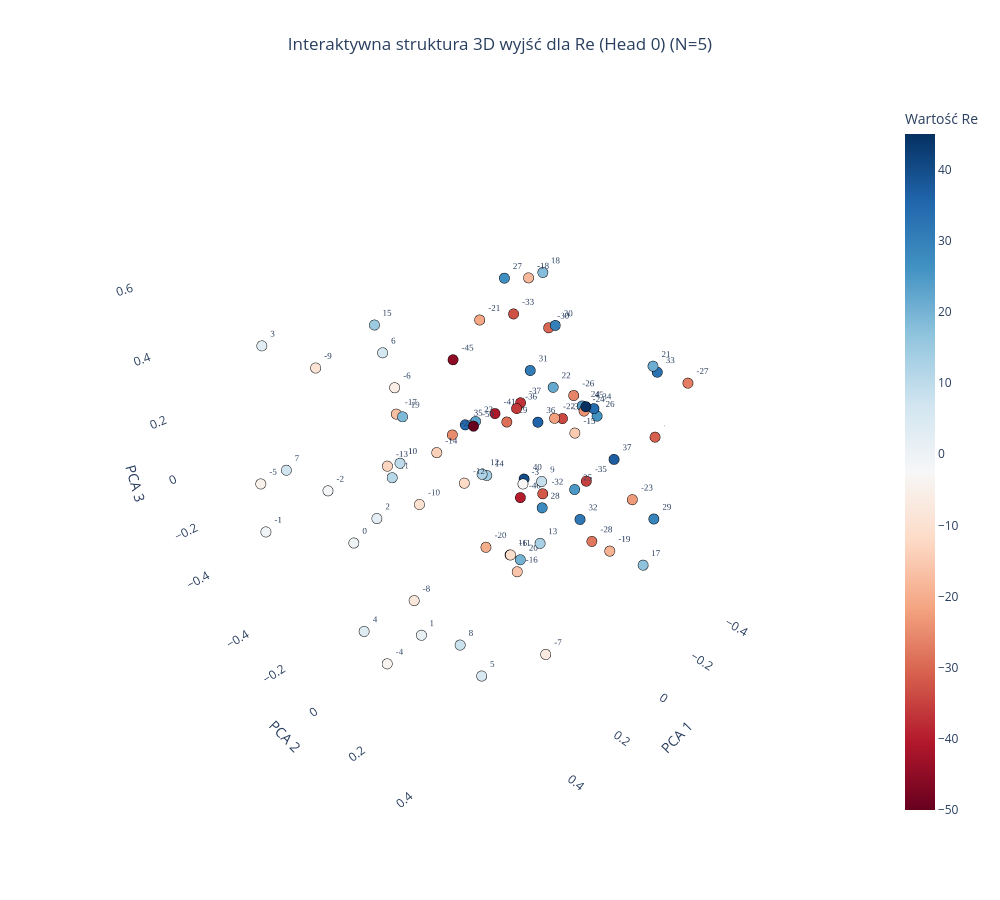
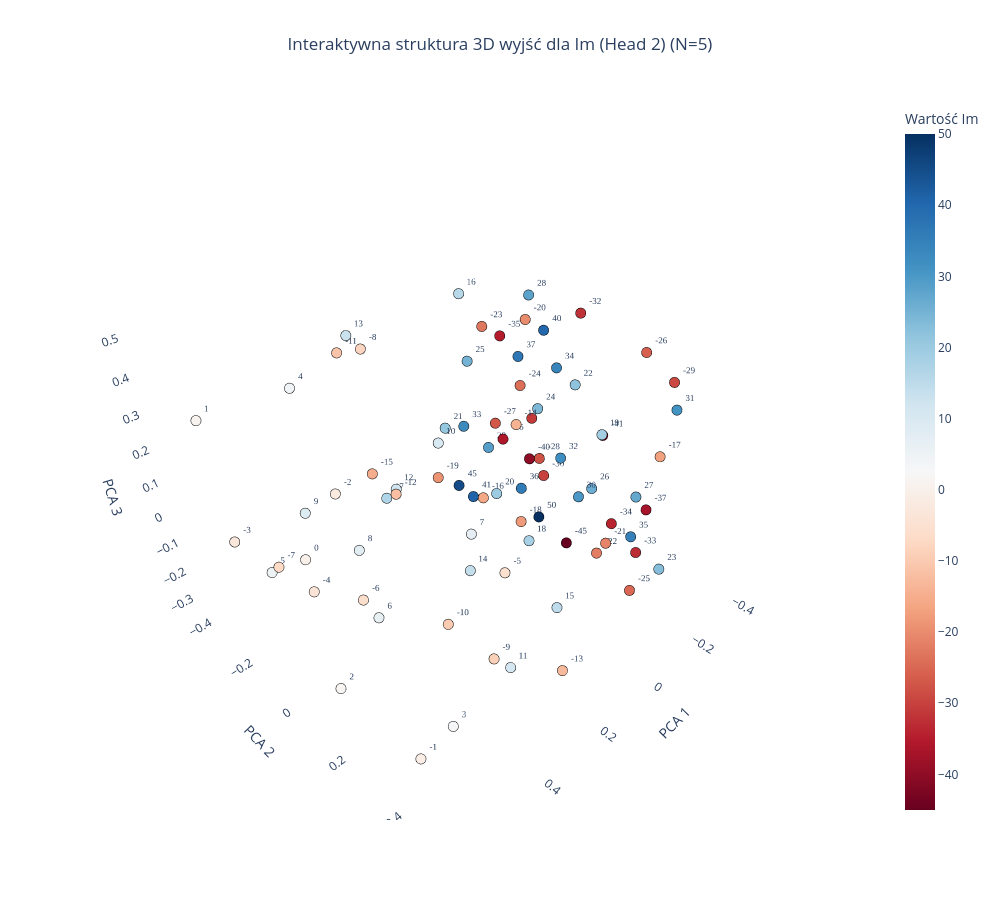

Notebook code for these charts, in order:
### Code cell
plot_output_head_plotly_3d(model, N=N, head_idx=0)

plot_output_head_plotly_3d(model, N=N, head_idx=2)

### Figure 1 — Plotly figure (JSON) as saved in the notebook; plotly's stock layout.template omitted (floating-point values rounded to 4 significant figures)
{"data": [{"hoverinfo": "text", "hovertext": ["Token ID: 0<br>Wartość algebraiczna: -50", "Token ID: 5<br>Wartość algebraiczna: -45", "Token ID: 9<br>Wartość algebraiczna: -41", "Token ID: 10<br>Wartość algebraiczna: -40", "Token ID: 13<br>Wartość algebraiczna: -37", "Token ID: 14<br>Wartość algebraiczna: -36", "Token ID: 15<br>Wartość algebraiczna: -35", "Token ID: 16<br>Wartość algebraiczna: -34", "Token ID: 17<br>Wartość algebraiczna: -33", "Token ID: 18<br>Wartość algebraiczna: -32", "Token ID: 19<br>Wartość algebraiczna: -31", "Token ID: 20<br>Wartość algebraiczna: -30", "Token ID: 21<br>Wartość algebraiczna: -29", "Token ID: 22<br>Wartość algebraiczna: -28", "Token ID: 23<br>Wartość algebraiczna: -27", "Token ID: 24<br>Wartość algebraiczna: -26", "Token ID: 25<br>Wartość algebraiczna: -25", "Token ID: 26<br>Wartość algebraiczna: -24", "Token ID: 27<br>Wartość algebraiczna: -23", "Token ID: 28<br>Wartość algebraiczna: -22", "Token ID: 29<br>Wartość algebraiczna: -21", "Token ID: 30<br>Wartość algebraiczna: -20", "Token ID: 31<br>Wartość algebraiczna: -19", "Token ID: 32<br>Wartość algebraiczna: -18", "Token ID: 33<br>Wartość algebraiczna: -17", "Token ID: 34<br>Wartość algebraiczna: -16", "Token ID: 35<br>Wartość algebraiczna: -15", "Token ID: 36<br>Wartość algebraiczna: -14", "Token ID: 37<br>Wartość algebraiczna: -13", "Token ID: 38<br>Wartość algebraiczna: -12", "Token ID: 39<br>Wartość algebraiczna: -11", "Token ID: 40<br>Wartość algebraiczna: -10", "Token ID: 41<br>Wartość algebraiczna: -9", "Token ID: 42<br>Wartość algebraiczna: -8", "Token ID: 43<br>Wartość algebraiczna: -7", "Token ID: 44<br>Wartość algebraiczna: -6", "Token ID: 45<br>Wartość algebraiczna: -5", "Token ID: 46<br>Wartość algebraiczna: -4", "Token ID: 47<br>Wartość algebraiczna: -3", "Token ID: 48<br>Wartość algebraiczna: -2", "Token ID: 49<br>Wartość algebraiczna: -1", "Token ID: 50<br>Wartość algebraiczna: 0", "Token ID: 51<br>Wartość algebraiczna: 1", "Token ID: 52<br>Wartość algebraiczna: 2", "Token ID: 53<br>Wartość algebraiczna: 3", "Token ID: 54<br>Wartość algebraiczna: 4", "Token ID: 55<br>Wartość algebraiczna: 5", "Token ID: 56<br>Wartość algebraiczna: 6", "Token ID: 57<br>Wartość algebraiczna: 7", "Token ID: 58<br>Wartość algebraiczna: 8", "Token ID: 59<br>Wartość algebraiczna: 9", "Token ID: 60<br>Wartość algebraiczna: 10", "Token ID: 61<br>Wartość algebraiczna: 11", "Token ID: 62<br>Wartość algebraiczna: 12", "Token ID: 63<br>Wartość algebraiczna: 13", "Token ID: 64<br>Wartość algebraiczna: 14", "Token ID: 65<br>Wartość algebraiczna: 15", "Token ID: 66<br>Wartość algebraiczna: 16", "Token ID: 67<br>Wartość algebraiczna: 17", "Token ID: 68<br>Wartość algebraiczna: 18", "Token ID: 69<br>Wartość algebraiczna: 19", "Token ID: 70<br>Wartość algebraiczna: 20", "Token ID: 71<br>Wartość algebraiczna: 21", "Token ID: 72<br>Wartość algebraiczna: 22", "Token ID: 73<br>Wartość algebraiczna: 23", "Token ID: 74<br>Wartość algebraiczna: 24", "Token ID: 75<br>Wartość algebraiczna: 25", "Token ID: 76<br>Wartość algebraiczna: 26", "Token ID: 77<br>Wartość algebraiczna: 27", "Token ID: 78<br>Wartość algebraiczna: 28", "Token ID: 79<br>Wartość algebraiczna: 29", "Token ID: 80<br>Wartość algebraiczna: 30", "Token ID: 81<br>Wartość algebraiczna: 31", "Token ID: 82<br>Wartość algebraiczna: 32", "Token ID: 83<br>Wartość algebraiczna: 33", "Token ID: 84<br>Wartość algebraiczna: 34", "Token ID: 85<br>Wartość algebraiczna: 35", "Token ID: 86<br>Wartość algebraiczna: 36", "Token ID: 87<br>Wartość algebraiczna: 37", "Token ID: 90<br>Wartość algebraiczna: 40", "Token ID: 95<br>Wartość algebraiczna: 45"], "marker": {"color": [-50, -45, -41, -40, -37, -36, -35, -34, -33, -32, -31, -30, -29, -28, -27, -26, -25, -24, -23, -22, -21, -20, -19, -18, -17, -16, -15, -14, -13, -12, -11, -10, -9, -8, -7, -6, -5, -4, -3, -2, -1, 0, 1, 2, 3, 4, 5, 6, 7, 8, 9, 10, 11, 12, 13, 14, 15, 16, 17, 18, 19, 20, 21, 22, 23, 24, 25, 26, 27, 28, 29, 30, 31, 32, 33, 34, 35, 36, 37, 40, 45], "colorbar": {"title": {"text": "Wartość Re"}}, "colorscale": [[0, "rgb(103,0,31)"], [0.1, "rgb(178,24,43)"], [0.2, "rgb(214,96,77)"], [0.3, "rgb(244,165,130)"], [0.4, "rgb(253,219,199)"], [0.5, "rgb(247,247,247)"], [0.6, "rgb(209,229,240)"], [0.7, "rgb(146,197,222)"], [0.8, "rgb(67,147,195)"], [0.9, "rgb(33,102,172)"], [1, "rgb(5,48,97)"]], "line": {"color": "Black", "width": 1}, "showscale": true, "size": 6}, "mode": "markers+text", "text": ["-50", "-45", "-41", "-40", "-37", "-36", "-35", "-34", "-33", "-32", "-31", "-30", "-29", "-28", "-27", "-26", "-25", "-24", "-23", "-22", "-21", "-20", "-19", "-18", "-17", "-16", "-15", "-14", "-13", "-12", "-11", "-10", "-9", "-8", "-7", "-6", "-5", "-4", "-3", "-2", "-1", "0", "1", "2", "3", "4", "5", "6", "7", "8", "9", "10", "11", "12", "13", "14", "15", "16", "17", "18", "19", "20", "21", "22", "23", "24", "25", "26", "27", "28", "29", "30", "31", "32", "33", "34", "35", "36", "37", "40", "45"], "textfont": {"family": "Arial Black", "size": 9}, "textposition": "top right", "type": "scatter3d", "x": [-0.1245, -0.1057, -0.2005, -0.1592, -0.3328, -0.1423, -0.2306, -0.3166, -0.2561, -0.2527, -0.4747, -0.2395, -0.3322, -0.2779, -0.3125, -0.4285, -0.08761, -0.2936, -0.245, -0.1973, -0.2025, -0.08054, 0.04071, -0.08863, -0.01584, 0.01773, 0.1035, 0.1154, 0.2156, 0.1921, 0.2089, 0.3255, 0.3653, 0.3326, 0.4399, 0.4239, 0.5008, 0.5316, 0.4873, 0.5181, 0.659, 0.5757, 0.5722, 0.5424, 0.5197, 0.4822, 0.5264, 0.381, 0.4502, 0.3581, 0.315, 0.2286, 0.248, 0.1336, 0.16, 0.1197, 0.09718, -0.06618, 0.00812, -0.1226, 0.00596, -0.07886, -0.222, -0.3243, -0.1951, -0.3342, -0.1596, -0.4503, -0.363, -0.3257, -0.3162, -0.2557, -0.4479, -0.2497, -0.3353, -0.4039, -0.1751, -0.1953, -0.3731, -0.247, -0.164], "y": [-0.2321, -0.305, -0.2069, -0.04465, -0.213, -0.05826, 0.1685, -0.01237, -0.1851, -0.02588, 0.2455, -0.02594, -0.2745, 0.1788, 0.4241, -0.05991, -0.2965, 0.08995, 0.3369, 0.05133, -0.281, -0.1281, 0.4679, 0.02037, -0.4999, 0.1098, 0.3654, -0.1495, -0.2706, 0.05122, 0.2527, 0.006295, -0.3741, -0.03447, 0.5864, 0.05237, -0.56, 0.06786, 0.5355, -0.1521, -0.278, 0.02962, 0.2819, 0.09453, -0.3803, -0.1048, 0.4548, -0.04034, -0.4777, 0.1982, 0.4412, -0.1907, -0.2091, 0.06469, 0.3174, 0.07012, -0.4361, 0.0003732, 0.5583, 0.04153, -0.4398, 0.03637, 0.3626, -0.06543, -0.2938, 0.05069, 0.1791, 0.02788, -0.3277, -0.08607, 0.3788, -0.0142, -0.2751, 0.1428, 0.308, 0.04602, -0.3242, -0.01349, 0.167, -0.1085, 0.1924], "z": [-0.05137, 0.1771, -0.02473, -0.267, -0.04252, 0.08601, -0.1237, -0.009033, 0.3273, -0.2914, -0.03494, 0.3418, -0.1487, -0.3967, 0.3058, 0.01111, -0.09931, 0.07544, -0.1132, 0.07442, 0.2918, -0.4899, -0.06305, 0.5616, -0.07501, -0.3872, 0.3074, 0.0002145, -0.06145, 0.0299, -0.1066, 0.001416, 0.3059, -0.3975, -0.07177, 0.4431, -0.133, -0.4456, 0.4398, 0.06833, -0.07019, 0.02501, -0.1345, 0.1258, 0.4318, -0.4748, -0.186, 0.4874, -0.06314, -0.3989, 0.3059, -0.003417, -0.05728, 0.03821, -0.05421, 0.02944, 0.3251, -0.4363, -0.0779, 0.5732, -0.0493, -0.4433, 0.3707, 0.08375, -0.09315, 0.05908, -0.113, -0.04139, 0.3699, -0.4274, -0.2062, 0.348, 0.01368, -0.3058, 0.2849, 0.01662, -0.1114, 0.0316, -0.1111, -0.2688, 0.193]}], "layout": {"height": 900, "scene": {"xaxis": {"backgroundcolor": "white", "gridcolor": "rgba(200,200,200,0.2)", "title": {"text": "PCA 1"}}, "yaxis": {"backgroundcolor": "white", "gridcolor": "rgba(200,200,200,0.2)", "title": {"text": "PCA 2"}}, "zaxis": {"backgroundcolor": "white", "gridcolor": "rgba(200,200,200,0.2)", "title": {"text": "PCA 3"}}}, "showlegend": false, "title": {"text": "Interaktywna struktura 3D wyjść dla Re (Head 0) (N=5)", "x": 0.5, "xanchor": "center"}, "width": 1000}}

### Figure 2 — Plotly figure (JSON) as saved in the notebook; plotly's stock layout.template omitted (floating-point values rounded to 4 significant figures)
{"data": [{"hoverinfo": "text", "hovertext": ["Token ID: 5<br>Wartość algebraiczna: -45", "Token ID: 9<br>Wartość algebraiczna: -41", "Token ID: 10<br>Wartość algebraiczna: -40", "Token ID: 13<br>Wartość algebraiczna: -37", "Token ID: 14<br>Wartość algebraiczna: -36", "Token ID: 15<br>Wartość algebraiczna: -35", "Token ID: 16<br>Wartość algebraiczna: -34", "Token ID: 17<br>Wartość algebraiczna: -33", "Token ID: 18<br>Wartość algebraiczna: -32", "Token ID: 19<br>Wartość algebraiczna: -31", "Token ID: 20<br>Wartość algebraiczna: -30", "Token ID: 21<br>Wartość algebraiczna: -29", "Token ID: 22<br>Wartość algebraiczna: -28", "Token ID: 23<br>Wartość algebraiczna: -27", "Token ID: 24<br>Wartość algebraiczna: -26", "Token ID: 25<br>Wartość algebraiczna: -25", "Token ID: 26<br>Wartość algebraiczna: -24", "Token ID: 27<br>Wartość algebraiczna: -23", "Token ID: 28<br>Wartość algebraiczna: -22", "Token ID: 29<br>Wartość algebraiczna: -21", "Token ID: 30<br>Wartość algebraiczna: -20", "Token ID: 31<br>Wartość algebraiczna: -19", "Token ID: 32<br>Wartość algebraiczna: -18", "Token ID: 33<br>Wartość algebraiczna: -17", "Token ID: 34<br>Wartość algebraiczna: -16", "Token ID: 35<br>Wartość algebraiczna: -15", "Token ID: 36<br>Wartość algebraiczna: -14", "Token ID: 37<br>Wartość algebraiczna: -13", "Token ID: 38<br>Wartość algebraiczna: -12", "Token ID: 39<br>Wartość algebraiczna: -11", "Token ID: 40<br>Wartość algebraiczna: -10", "Token ID: 41<br>Wartość algebraiczna: -9", "Token ID: 42<br>Wartość algebraiczna: -8", "Token ID: 43<br>Wartość algebraiczna: -7", "Token ID: 44<br>Wartość algebraiczna: -6", "Token ID: 45<br>Wartość algebraiczna: -5", "Token ID: 46<br>Wartość algebraiczna: -4", "Token ID: 47<br>Wartość algebraiczna: -3", "Token ID: 48<br>Wartość algebraiczna: -2", "Token ID: 49<br>Wartość algebraiczna: -1", "Token ID: 50<br>Wartość algebraiczna: 0", "Token ID: 51<br>Wartość algebraiczna: 1", "Token ID: 52<br>Wartość algebraiczna: 2", "Token ID: 53<br>Wartość algebraiczna: 3", "Token ID: 54<br>Wartość algebraiczna: 4", "Token ID: 55<br>Wartość algebraiczna: 5", "Token ID: 56<br>Wartość algebraiczna: 6", "Token ID: 57<br>Wartość algebraiczna: 7", "Token ID: 58<br>Wartość algebraiczna: 8", "Token ID: 59<br>Wartość algebraiczna: 9", "Token ID: 60<br>Wartość algebraiczna: 10", "Token ID: 61<br>Wartość algebraiczna: 11", "Token ID: 62<br>Wartość algebraiczna: 12", "Token ID: 63<br>Wartość algebraiczna: 13", "Token ID: 64<br>Wartość algebraiczna: 14", "Token ID: 65<br>Wartość algebraiczna: 15", "Token ID: 66<br>Wartość algebraiczna: 16", "Token ID: 67<br>Wartość algebraiczna: 17", "Token ID: 68<br>Wartość algebraiczna: 18", "Token ID: 69<br>Wartość algebraiczna: 19", "Token ID: 70<br>Wartość algebraiczna: 20", "Token ID: 71<br>Wartość algebraiczna: 21", "Token ID: 72<br>Wartość algebraiczna: 22", "Token ID: 73<br>Wartość algebraiczna: 23", "Token ID: 74<br>Wartość algebraiczna: 24", "Token ID: 75<br>Wartość algebraiczna: 25", "Token ID: 76<br>Wartość algebraiczna: 26", "Token ID: 77<br>Wartość algebraiczna: 27", "Token ID: 78<br>Wartość algebraiczna: 28", "Token ID: 79<br>Wartość algebraiczna: 29", "Token ID: 80<br>Wartość algebraiczna: 30", "Token ID: 81<br>Wartość algebraiczna: 31", "Token ID: 82<br>Wartość algebraiczna: 32", "Token ID: 83<br>Wartość algebraiczna: 33", "Token ID: 84<br>Wartość algebraiczna: 34", "Token ID: 85<br>Wartość algebraiczna: 35", "Token ID: 86<br>Wartość algebraiczna: 36", "Token ID: 87<br>Wartość algebraiczna: 37", "Token ID: 90<br>Wartość algebraiczna: 40", "Token ID: 91<br>Wartość algebraiczna: 41", "Token ID: 95<br>Wartość algebraiczna: 45", "Token ID: 100<br>Wartość algebraiczna: 50"], "marker": {"color": [-45, -41, -40, -37, -36, -35, -34, -33, -32, -31, -30, -29, -28, -27, -26, -25, -24, -23, -22, -21, -20, -19, -18, -17, -16, -15, -14, -13, -12, -11, -10, -9, -8, -7, -6, -5, -4, -3, -2, -1, 0, 1, 2, 3, 4, 5, 6, 7, 8, 9, 10, 11, 12, 13, 14, 15, 16, 17, 18, 19, 20, 21, 22, 23, 24, 25, 26, 27, 28, 29, 30, 31, 32, 33, 34, 35, 36, 37, 40, 41, 45, 50], "colorbar": {"title": {"text": "Wartość Im"}}, "colorscale": [[0, "rgb(103,0,31)"], [0.1, "rgb(178,24,43)"], [0.2, "rgb(214,96,77)"], [0.3, "rgb(244,165,130)"], [0.4, "rgb(253,219,199)"], [0.5, "rgb(247,247,247)"], [0.6, "rgb(209,229,240)"], [0.7, "rgb(146,197,222)"], [0.8, "rgb(67,147,195)"], [0.9, "rgb(33,102,172)"], [1, "rgb(5,48,97)"]], "line": {"color": "Black", "width": 1}, "showscale": true, "size": 6}, "mode": "markers+text", "text": ["-45", "-41", "-40", "-37", "-36", "-35", "-34", "-33", "-32", "-31", "-30", "-29", "-28", "-27", "-26", "-25", "-24", "-23", "-22", "-21", "-20", "-19", "-18", "-17", "-16", "-15", "-14", "-13", "-12", "-11", "-10", "-9", "-8", "-7", "-6", "-5", "-4", "-3", "-2", "-1", "0", "1", "2", "3", "4", "5", "6", "7", "8", "9", "10", "11", "12", "13", "14", "15", "16", "17", "18", "19", "20", "21", "22", "23", "24", "25", "26", "27", "28", "29", "30", "31", "32", "33", "34", "35", "36", "37", "40", "41", "45", "50"], "textfont": {"family": "Arial Black", "size": 9}, "textposition": "top right", "type": "scatter3d", "x": [-0.1085, -0.1857, -0.2162, -0.2894, -0.1751, -0.2906, -0.2528, -0.2435, -0.245, -0.4832, -0.2686, -0.2828, -0.2572, -0.3548, -0.4502, -0.1281, -0.278, -0.2385, -0.2411, -0.1535, -0.1121, -0.03764, -0.09438, 0.007644, 0.03875, 0.07282, 0.08563, 0.1713, 0.2192, 0.2428, 0.2437, 0.3591, 0.3751, 0.472, 0.4227, 0.4582, 0.5386, 0.5314, 0.5454, 0.6139, 0.5262, 0.613, 0.5758, 0.5223, 0.5248, 0.4785, 0.42, 0.4662, 0.3756, 0.3243, 0.2427, 0.2696, 0.1768, 0.1539, 0.09527, 0.07731, -0.003493, 0.01083, -0.0954, -0.04503, -0.1143, -0.1955, -0.2723, -0.246, -0.2836, -0.1618, -0.4462, -0.3465, -0.2995, -0.279, -0.271, -0.4118, -0.2771, -0.261, -0.3437, -0.2754, -0.215, -0.3675, -0.2393, -0.1566, -0.1283, -0.1289], "y": [0.1858, 0.2165, -0.05351, 0.3088, -0.121, -0.2499, 0.2272, 0.3231, 0.07152, -0.2826, -0.04049, 0.3418, -0.05092, -0.3245, 0.1453, 0.3913, -0.1541, -0.271, 0.1958, 0.2827, 0.004953, -0.2521, 0.0307, 0.5051, 0.01162, -0.4251, 0.1638, 0.4184, -0.1302, -0.297, 0.08502, 0.3644, -0.01704, -0.3468, -0.03341, 0.4837, -0.06766, -0.4566, 0.08493, 0.395, -0.1062, -0.3454, 0.05314, 0.3999, -0.06786, -0.3792, 0.02191, 0.4032, -0.09691, -0.4178, 0.06782, 0.3354, -0.1823, -0.3766, 0.01784, 0.3142, -0.1164, -0.4448, 0.06232, 0.3136, -0.08526, -0.3889, 0.04932, 0.4005, -0.08839, -0.2526, 0.00933, 0.236, -0.1526, -0.2805, 0.09199, 0.2854, 0.01219, -0.3732, -0.07643, 0.2808, -0.07992, -0.2465, -0.04235, -0.2253, -0.2588, 0.06618], "z": [-0.1688, 0.1618, -0.06056, -0.08629, -0.004431, 0.2367, -0.1609, -0.2022, 0.4331, -0.1452, -0.1409, 0.3289, -0.07829, -0.125, 0.2724, -0.2208, 0.117, 0.2777, -0.2822, -0.1383, 0.4385, -0.1386, -0.1754, 0.3345, -0.02798, -0.1573, 0.295, -0.2698, 0.005147, 0.3662, -0.2996, -0.1221, 0.5319, -0.2271, -0.1687, 0.284, -0.0848, -0.1671, 0.2996, -0.2098, -0.01369, 0.314, -0.3032, -0.1803, 0.4786, -0.2637, -0.1937, 0.3346, -0.07115, -0.162, 0.2726, -0.2466, -0.0292, 0.3529, -0.2478, -0.1937, 0.5026, -0.2948, -0.2279, 0.2759, -0.1491, -0.1002, 0.2055, -0.2154, 0.06491, 0.2033, -0.2579, -0.1131, 0.3922, -0.1612, -0.1498, 0.1684, -0.05572, -0.1159, 0.1796, -0.1903, -0.181, 0.1418, 0.3471, -0.2596, -0.2194, -0.1579]}], "layout": {"height": 900, "scene": {"xaxis": {"backgroundcolor": "white", "gridcolor": "rgba(200,200,200,0.2)", "title": {"text": "PCA 1"}}, "yaxis": {"backgroundcolor": "white", "gridcolor": "rgba(200,200,200,0.2)", "title": {"text": "PCA 2"}}, "zaxis": {"backgroundcolor": "white", "gridcolor": "rgba(200,200,200,0.2)", "title": {"text": "PCA 3"}}}, "showlegend": false, "title": {"text": "Interaktywna struktura 3D wyjść dla Im (Head 2) (N=5)", "x": 0.5, "xanchor": "center"}, "width": 1000}}
